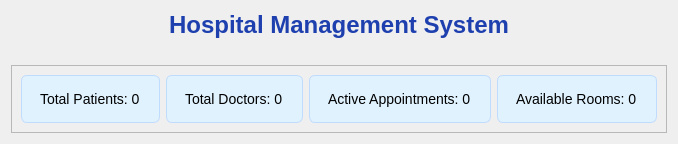
      <widget class="QWidget" name="dashboardTab">
       <attribute name="title">
        <string>Dashboard</string>
       </attribute>
       <layout class="QVBoxLayout" name="verticalLayout_2">
        <item>
         <widget class="QLabel" name="welcomeLabel">
          <property name="styleSheet">
           <string notr="true">font-size: 24px;
font-weight: bold;
color: #1e40af;
margin-bottom: 20px;</string>
          </property>
          <property name="text">
           <string>Hospital Management System</string>
          </property>
          <property name="alignment">
           <set>Qt::AlignmentFlag::AlignCenter</set>
          </property>
         </widget>
        </item>
        <item>
         <widget class="QFrame" name="quickStatsFrame">
          <property name="frameShape">
           <enum>QFrame::Shape::StyledPanel</enum>
          </property>
          <property name="frameShadow">
           <enum>QFrame::Shadow::Raised</enum>
          </property>
          <layout class="QHBoxLayout" name="horizontalLayout_2">
           <item>
            <widget class="QLabel" name="totalPatientsLabel">
             <property name="styleSheet">
              <string notr="true">font-size: 14px;
padding: 15px;
background: #e0f2fe;
border-radius: 6px;
border: 1px solid #bfdbfe;</string>
             </property>
             <property name="text">
              <string>Total Patients: 0</string>
             </property>
            </widget>
           </item>
           <item>
            <widget class="QLabel" name="totalDoctorsLabel">
             <property name="styleSheet">
              <string notr="true">font-size: 14px;
padding: 15px;
background: #e0f2fe;
border-radius: 6px;
border: 1px solid #bfdbfe;</string>
             </property>
             <property name="text">
              <string>Total Doctors: 0</string>
             </property>
            </widget>
           </item>
           <item>
            <widget class="QLabel" name="activeAppointmentsLabel">
             <property name="styleSheet">
              <string notr="true">font-size: 14px;
padding: 15px;
background: #e0f2fe;
border-radius: 6px;
border: 1px solid #bfdbfe;</string>
             </property>
             <property name="text">
              <string>Active Appointments: 0</string>
             </property>
            </widget>
           </item>
           <item>
            <widget class="QLabel" name="availableRoomsLabel">
             <property name="styleSheet">
              <string notr="true">font-size: 14px;
padding: 15px;
background: #e0f2fe;
border-radius: 6px;
border: 1px solid #bfdbfe;</string>
             </property>
             <property name="text">
              <string>Available Rooms: 0</string>
             </property>
            </widget>
           </item>
          </layout>
         </widget>
        </item>
       </layout>
      </widget>
